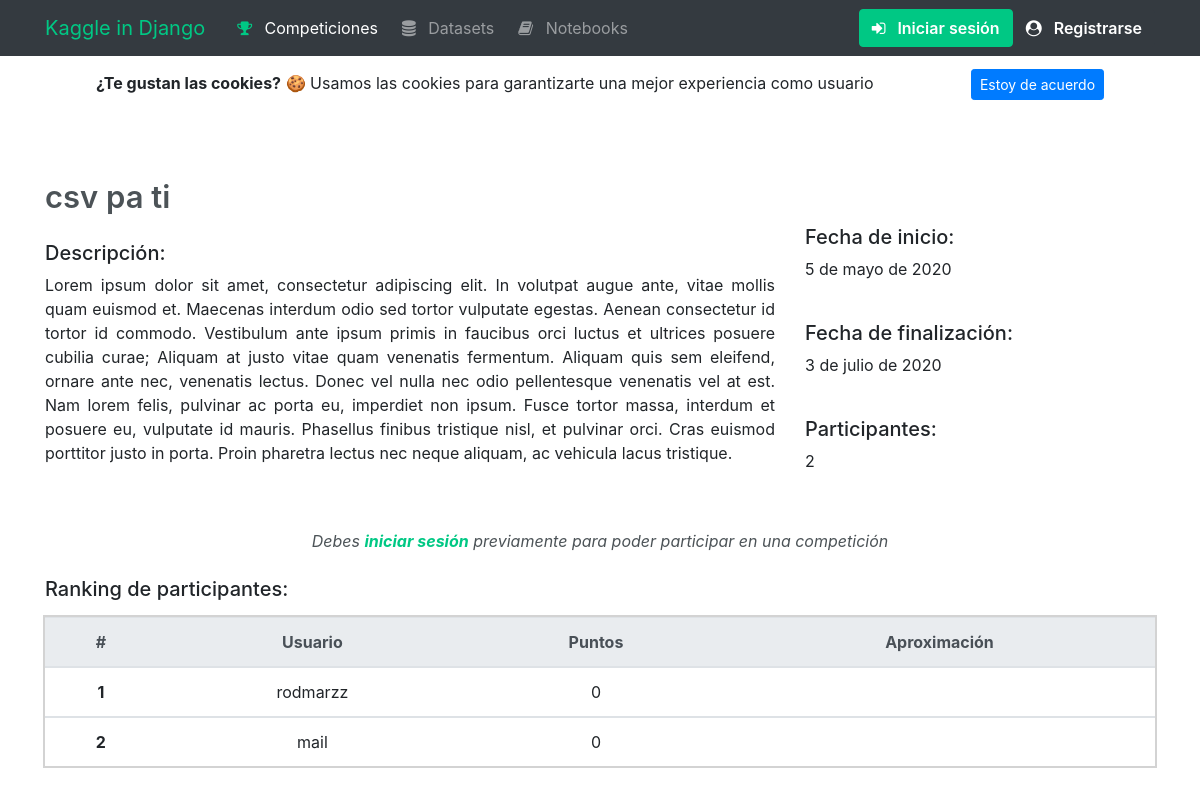
The app's page /dashboard/17/ with its own data.
### dashboard/models.py (models this page shows)
class Dashboard(models.Model):
    title = models.CharField(max_length=30)
    description = models.TextField()
    beginning = models.DateField(default=timezone.now)
    deadline = models.DateField()
    max_daily_uploads = models.IntegerField(default=5)
    wait_time_uploads = models.IntegerField(default=60) # Minutes
    train = models.FileField(upload_to='files', blank=True, null=True)
    test = models.FileField(upload_to='files', blank=True, null=True)
    participants = models.IntegerField(default=0)
    author = models.TextField()

class Ranking(models.Model):
    container = models.ForeignKey('Dashboard', related_name='rankings', db_index=True, on_delete=models.CASCADE)
    username = models.CharField(max_length=150)
    points = models.IntegerField(default=0)
    class Meta:
        ordering = ['points']

### dashboard/views.py (the view)
# urls.py: path("<int:pk>/", views.competition, name="competition"),
def competition(request, pk):
    competition = Dashboard.objects.get(pk=pk)
    rankings = Ranking.objects.filter(container=competition).all().order_by('-points')
    context = {
        'competition': competition,
        'rankings': rankings
    }
    return render(request, 'competition.html', context)

### dashboard/templates/competition.html (shortened to what this page needs)
{% extends "base.html" %}
{% block active_competitions %}active{% endblock %}
{% block color_competitions %}style="color: #00c884;"{% endblock %}
{% load static %}
{% block page_content %}
<link rel="stylesheet" href="{% static 'css/register.css' %}">
<div class="row pb-3">
</div>
<h1 class="pt-2">{{ competition.title }}</h1>
<div class="row">
    <div class="col-md-8 pt-3 text-justify">
        <h5>Descripción:</h5>
        <p>{{ competition.description }}</p>
        <br>
    </div>
    <div class="col-md-3">
        <h5>Fecha de inicio:</h5>
        <p>{{ competition.beginning }}</p>
        <br>
        <h5>Fecha de finalización:</h5>
        <p>{{ competition.deadline }}</p>
        <br>
        <h5>Participantes:</h5>
        <p>{{ competition.participants }}</p>
        <br>
    </div>
</div>
<div class="pt-3 pb-4 text-center">
    {% if request.user.is_authenticated %}
    <a href="{% url 'download' competition.pk %}" style="background-color: #00c884; border-color: #00c884"
        class="btn btn-info">
        <span class="fa fa-download pr-2"></span>
        Descargar CSV
    </a>
    {% else %}
    <i style="color: #4c5357;">Debes <b style="color: #00c884;">iniciar sesión</b> previamente para poder participar en
        una competición</i>
    {% endif %}
</div>
<div>
    <h5 class="pb-2">Ranking de participantes:</h5>
    <table class="table"
        style="outline-style: solid; outline-width: 2px; outline-color: lightgrey; text-align: center;">
        <thead class="thead-light">
            <tr>
                <th scope="col">#</th>
                <th scope="col">Usuario</th>
                <th scope="col">Puntos</th>
                <th scope="col">Aproximación</th>
            </tr>
        </thead>
        {% for ranking in rankings %}
        <tbody>
            <tr>
                <th scope="row">{{ forloop.counter }}</th>
                <td>{{ ranking.username }}</td>
                <td>{{ ranking.points }}</td>
                <td></td>
            </tr>
        </tbody>
        {% endfor %}
    </table>
</div>
{% endblock %}

### static/css/register.css (style rules this page uses)
h1 { font-size: 31px; line-height: 40px; font-weight: 600; color:#4c5357; }

### records on screen
Dashboard: title "csv pa ti", description "Lorem ipsum dolor sit amet, consectetur adipiscing elit. In volutpat augue ante, vitae mollis quam euismod et. Maecenas interdum odio sed tortor vulputate egestas. Aenean consectetur id tortor id commodo. Vestibulum ante ipsum primis in faucibus orci luctus et ultrices posuere cubilia curae; Aliquam at justo vitae quam venenatis fermentum. Aliquam quis sem eleifend, ornare ante nec, venenatis lectus. Donec vel nulla nec odio pellentesque venenatis vel at est. Nam lorem felis, pulvinar ac porta eu, imperdiet non ipsum. Fusce tortor massa, interdum et posuere eu, vulputate id mauris. Phasellus finibus tristique nisl, et pulvinar orci. Cras euismod porttitor justo in porta. Proin pharetra…", beginning "5 de mayo de 2020", deadline "3 de julio de 2020", participants "2"
Ranking: username "rodmarzz", points "0"
Ranking: username "mail", points "0"
